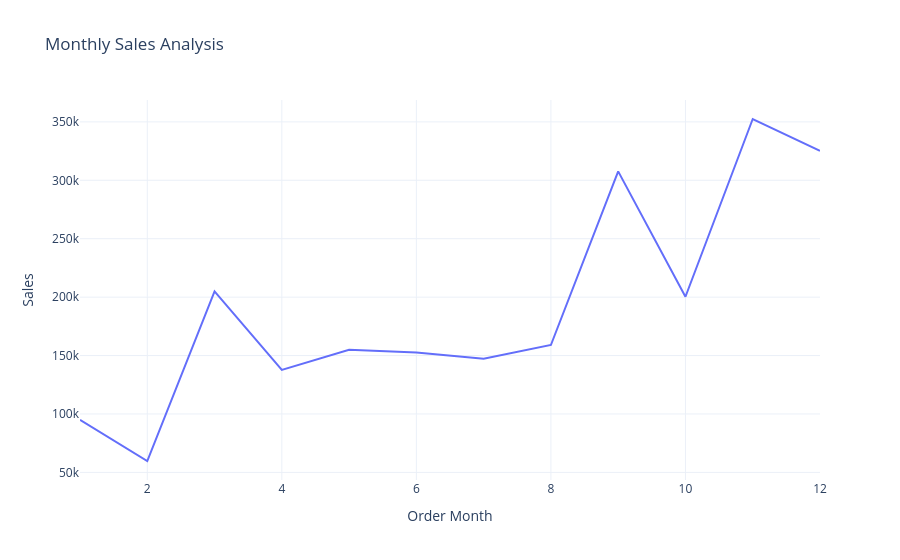

The cell this chart's notebook holds for it:
### Code cell
#about table data i am showing in the graph !  (PLOTTLY GRAPH !)

fig = px.line(sales_by_month,  #this is making the graph !
             x ='Order Month',
             y='Sales',
             title='Monthly Sales Analysis')
fig.show()

#plottly-> when you on graph touch point->they are writing month , sales <- this is dynamic function plottly give us !

### Figure 1 — Plotly figure (JSON) as saved in the notebook; plotly's stock layout.template omitted (floating-point values rounded to 4 significant figures)
{"data": [{"hovertemplate": "Order Month=%{x}<br>Sales=%{y}<extra></extra>", "legendgroup": "", "line": {"color": "#636efa", "dash": "solid"}, "marker": {"symbol": "circle"}, "mode": "lines", "name": "", "orientation": "v", "showlegend": false, "type": "scatter", "x": [1, 2, 3, 4, 5, 6, 7, 8, 9, 10, 11, 12], "xaxis": "x", "y": [94920.0, 59750.0, 205000.0, 137800.0, 155000.0, 152700.0, 147200.0, 159000.0, 307600.0, 200300.0, 352500.0, 325300.0], "yaxis": "y"}], "layout": {"legend": {"tracegroupgap": 0}, "title": {"text": "Monthly Sales Analysis"}, "xaxis": {"anchor": "y", "domain": [0, 1], "title": {"text": "Order Month"}}, "yaxis": {"anchor": "x", "domain": [0, 1], "title": {"text": "Sales"}}}}
